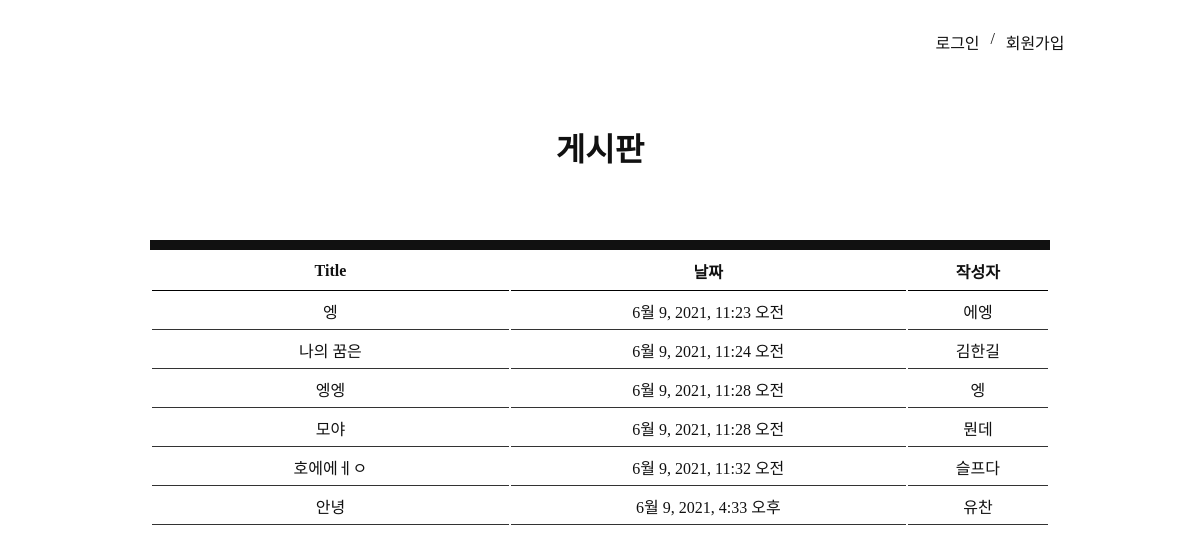
The page / on the database its author committed.
### main/models.py (models this page shows, shortened)
class Post(models.Model):
    postTitle = models.CharField(max_length=30)
    name = models.CharField(max_length=30)
    pw = models.CharField(max_length=15, default="password")
    content = models.TextField()
    created_at = models.DateTimeField(default=timezone.now)

### main/views.py (the view)
# urls.py: path('', views.index, name='index'),
def index(request):
    postlist = Post.objects.all()
    return render(request, 'main/index.html', {'postlist': postlist})

### main/templates/main/index.html (shortened to what this page needs)
<!DOCTYPE html>
<html lang="ko">
<head>
</head>
<body>
    <div class="loginwrapper">
    {% if user.is_authenticated %}
        <a href="{% url 'account:logout' %}" id="logout">로그아웃</a>
    {% else %}
        <a href="{% url 'account:login' %}" id="login">로그인</a>
        <span>/</span>
        <a href="{% url 'account:signup' %}" id="join">회원가입</a>
    {% endif %}
    </div>
    <h1>게시판</h1>
    <div class="wrapper">
        <table class="oritable">
            <th class="title">Title</th>
            <th class="date">날짜</th>
            <th class="name">작성자</th>
            {% for list in postlist %}
            <tr class="tablebook">
                <td class="title"><a href="{% url 'main:posting' list.pk %}">{{ list.postTitle }}</a></td>
                <td title="date">{{ list.created_at }}</td>
                <td title="name">{{ list.name }}</td>
            </tr>
            {% endfor %}
        </table>
    </div>
</body>
</html>

### main/templates/main/index.html (style rules this page uses)
* { margin: 0 auto; text-align: center; color: #111; }
a:link { text-decoration: none; color: inherit; }
.loginwrapper { width: 140px; display: flex; position: relative; top: 30px; left: 400px; }
h1 { margin-top: 100px; }
.wrapper { width: 50%; max-width: 1000px; min-width: 900px; margin-top: 70px; text-align: center; border-top: 10px solid #111; }
.wrapper .oritable { width: 100%; }
.wrapper .oritable td.title { margin: 0 auto; }
th { border-bottom: 1px solid #000; padding: 7px; }
.oritable th.title { width: 40%; }
.oritable .tablebook td { border-bottom: 1px solid #333; padding: 6px; }

### rows shown on the page
Post: postTitle "엥", created_at "6월 9, 2021, 11:23 오전", name "에엥"
Post: postTitle "나의 꿈은", created_at "6월 9, 2021, 11:24 오전", name "김한길"
Post: postTitle "엥엥", created_at "6월 9, 2021, 11:28 오전", name "엥"
Post: postTitle "모야", created_at "6월 9, 2021, 11:28 오전", name "뭔데"
Post: postTitle "호에에ㅔㅇ", created_at "6월 9, 2021, 11:32 오전", name "슬프다"
Post: postTitle "안녕", created_at "6월 9, 2021, 4:33 오후", name "유찬"
